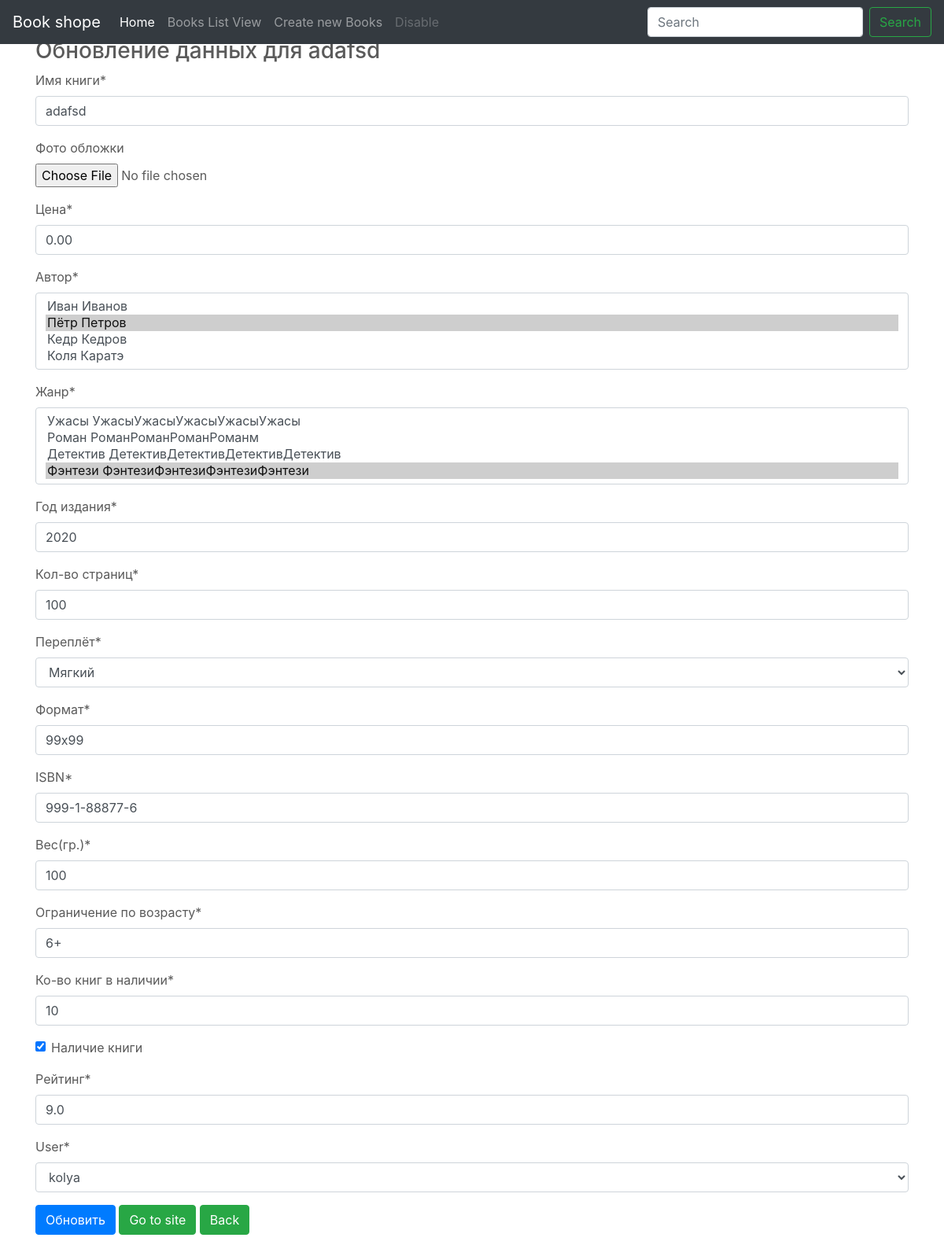
/books/update/7, run on an earlier commit of the app's database.
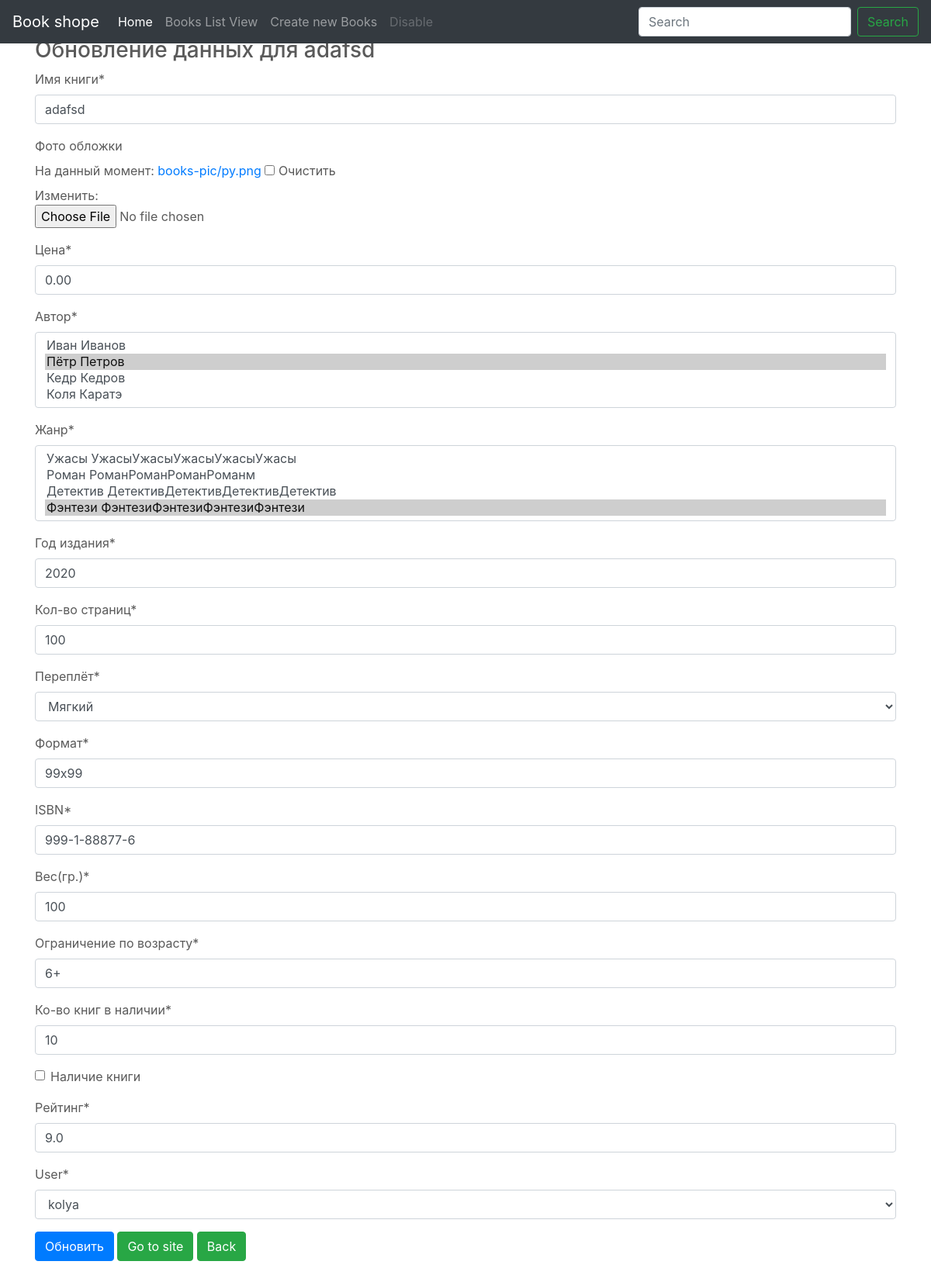
And on a later commit of the database.
### books/models.py (models this page shows, shortened)
class Books(models.Model):
    name=models.CharField(
        verbose_name="Имя книги",
        max_length=50
    )
    picture=models.ImageField(
        verbose_name="Фото обложки",
        upload_to="books-pic",
        null=True,
        blank=True,
        default="books-pic/default.jpg"
    )
    price=models.DecimalField(
        verbose_name="Цена",
        max_digits=5,
        decimal_places=2,
        default=00.00
    )
    author=models.ManyToManyField(
        'Author',
        verbose_name="Автор"
    )
    genre=models.ManyToManyField(
        'Genre',
        verbose_name="Жанр"
    )
    publishing_year=models.PositiveSmallIntegerField (
        verbose_name="Год издания",
        default=2020
    )
    count_page=models.IntegerField(
        verbose_name="Кол-во страниц",
        default=100
    )
    binging=models.ForeignKey(
        'Binging',
        verbose_name="Переплёт",
        on_delete=models.PROTECT,
        default=1
    )
    format_book=models.CharField(
        verbose_name="Формат",
        default="99x99",
        max_length=15
    )
    isbn=models.CharField(
        verbose_name="ISBN",
        default="999-1-88877-6",
        max_length=20
    )
    weight=models.PositiveSmallIntegerField(
        verbose_name="Вес(гр.)",
        default="100"
    )
    age_limit=models.CharField(
        verbose_name="Ограничение по возрасту",
        default="6+",
        max_length=3
    )
    count_book=models.IntegerField(
        verbose_name="Ко-во книг в наличии",
        default=10
    )
    availability=models.BooleanField(
        verbose_name="Наличие книги",
        default=True
    )
    rating=models.FloatField(
        verbose_name="Рейтинг",
        validators=[MinValueValidator(0), MaxValueValidator(10)],
        default=9
    )
    create=models.DateField(
        verbose_name="Дата внесения в каталог",
        auto_now=False,
        auto_now_add=True
    )
    update=models.DateField(
        verbose_name="Дата последнего изменения",
        auto_now=True,
        auto_now_add=False
    )
    user=models.ForeignKey(
        User,
        on_delete=models.PROTECT
    )

class Genre(models.Model):
    name = models.CharField(
        verbose_name ="Название Жанра",
        max_length=30
        )
    description = models.TextField(
        verbose_name="Описание Жанра",
        null=True,
        blank=True
    )
    def __str__(self):
        return f"{self.name} {self.description}"

### books/views.py (the view, shortened to what this page needs)
# urls.py: path('update/<int:pk>', views.BooksUpdate.as_view(),name='update'),
class BooksUpdate(UpdateView):
    model= Books
    fields=('name','picture','price','author','genre','publishing_year','count_page','binging','format_book',
    'isbn','weight','age_limit','count_book','availability','rating','user')
    template_name='books/update.html'

### books/models.py (called while the page is built)
    def __str__(self):
        return f"{self.first_name} {self.last_name}"

    def __str__(self):
        return self.name

### books/templates/books/update.html (shortened to what this page needs)
{% extends "base.html" %}
{% load crispy_forms_tags %}
    {% block main %}
     <div class=container>
     <h3>Обновление данных для {{object.name}}</h3>
     <form action="" method="post" enctype="multipart/form-data">
            {{form|crispy}}
        <input class="btn btn-primary" type="submit" value="Обновить">
    <a class="btn btn-success" href="{% url 'home_page'%}">Go to site </a>
    <a class="btn btn-success" href="{% url 'CRUDL_books:list'%}">Back </a>
     </form>
    </div>
</body>
{% endblock main %}

What changed in the data, as far as the page shows it:
changed Books "adafsd": availability "☑" → "☐"
Also different on the page:
form field form: (not shown) → "☐"
text no longer shown: "Имя книги * Фото обложки Цена * Автор * Жанр * Год издания * Кол-во страниц * Переплёт * Формат * ISBN * Вес(гр.) * Ограничение по возрасту * Ко-во книг в наличии * Наличие книги Рейтинг * User *"
text now shown: "Имя книги * Фото обложки На данный момент: books-pic/py.png Очистить Изменить: Цена * Автор * Жанр * Год издания * Кол-во страниц * Переплёт * Формат * ISBN * Вес(гр.) * Ограничение по возрасту * Ко-во книг в наличии * Наличие книги Рейтинг * User *"
